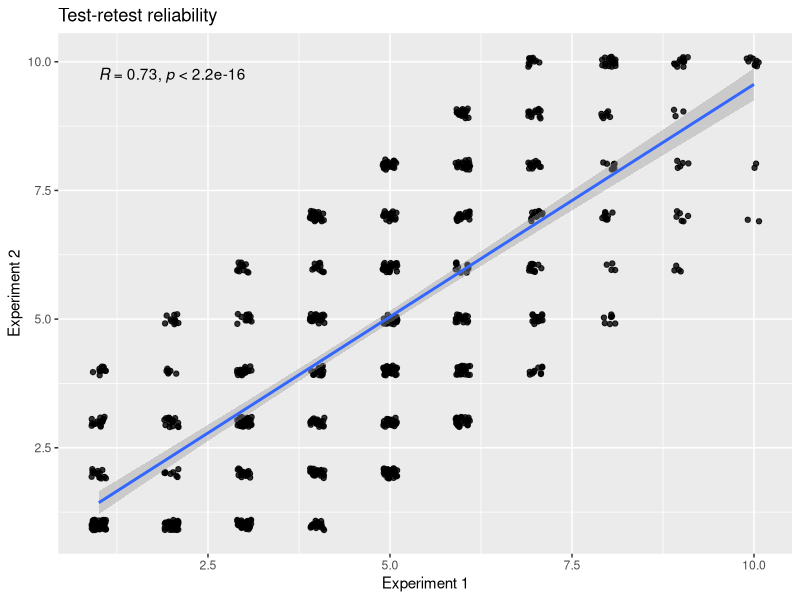
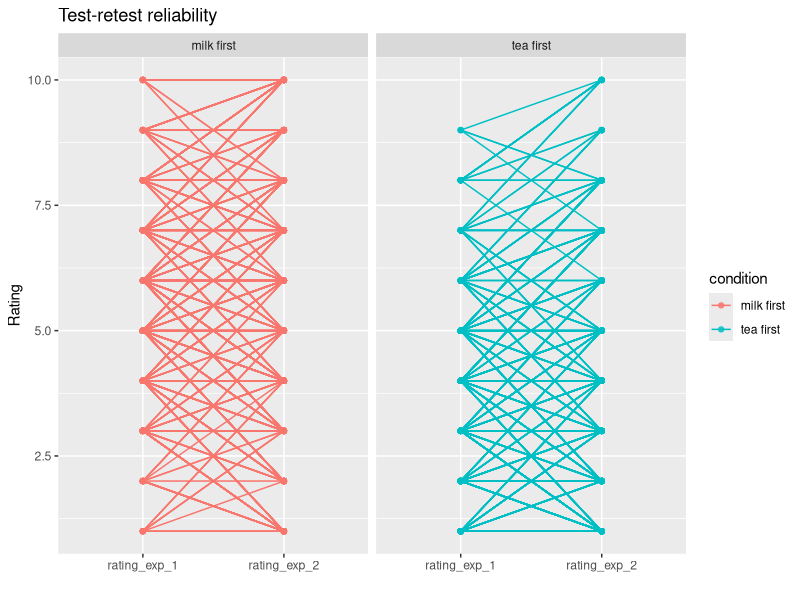

Reproduce these figures in R, in order.
## ---- chunk 1
library(tidyverse)
library(ggplot2) # plotting
library(ggpubr) # for a nice plotting function, but optional
## ---- chunk 2
set.seed(123) # good practice to set a random seed, or else different runs get you different results
## ---- chunk 3
make_tea_data <- function(n_total = 48,
                          sigma = 1.25,
                          delta = 1.5) {
  n_half <- n_total / 2
  tibble(condition = c(rep("milk first", n_half), rep("tea first", n_half)),
         rating = c(round(
           rnorm(n_half, mean = 3.5 + delta, sd = sigma)
         ),
         round(rnorm(
           n_half, mean = 3.5, sd = sigma
         )))) |>
    mutate(rating = if_else(rating > 10, 10, rating),
           # truncate if greater than max/min of rating scale
           rating = if_else(rating < 1, 1, rating)) |>
  rownames_to_column() %>% # added for this excercise
  rename(sub_num = rowname)
}
## ---- chunk 4
# YOUR CODE HERE
this_tea_data <- make_tea_data(n_total = 1000, delta = 2, sigma = 2) 

## ---- chunk 5
# YOUR CODE HERE
to_sample = -3:3
all_tea_data <- this_tea_data %>%
  rowwise() %>%
  rename(rating_exp_1 = rating) %>%
  mutate(difference = sample(to_sample,1)) %>%
  mutate(rating_exp_2 = rating_exp_1 + difference) %>%
  # make sure ratings can't go above/below limits of scale
  mutate(rating_exp_2 = if_else(rating_exp_2 > 10, 10, rating_exp_2),
           # truncate if greater than max/min of rating scale
           rating_exp_2 = if_else(rating_exp_2 < 1, 1, rating_exp_2))
## ---- chunk 6
# YOUR CODE HERE
ggplot(data=all_tea_data, aes(x=rating_exp_1, y=rating_exp_2)) +
  geom_jitter(alpha=.8, height=.1, width=.1) +
  ylab('Experiment 2') +
  xlab('Experiment 1') +
  ggtitle('Test-retest reliability') +
  geom_smooth(method='lm') +
  ggpubr::stat_cor(method='pearson')
## ---- chunk 7
cor.test(all_tea_data$rating_exp_1, all_tea_data$rating_exp_2)
## ---- chunk 8
# Make new, longer dataframe - your code here
all_tea_data_longer <- all_tea_data %>%
  select(-difference) %>%
  pivot_longer(cols = c('rating_exp_1','rating_exp_2'), names_to = "experiment", values_to='rating')
## ---- chunk 9
ggplot(all_tea_data_longer, aes(x=experiment, y=rating, col=condition)) +
  geom_point(alpha=.8) +
  geom_line(aes(group=sub_num)) +
  ylab('Rating') +
  xlab('') +
  ggtitle('Test-retest reliability') +
  facet_wrap(~condition)
## ---- chunk 10

to_sample = -8:8
simulated_data <- make_tea_data(n_total = 100, delta = 2, sigma = 5) %>%
  rowwise() %>%
  rename(rating_exp_1 = rating) %>%
  mutate(difference_between_experiments = sample(to_sample,1)) %>%
  mutate(rating_exp_2 = rating_exp_1 + difference_between_experiments) %>%
  # make sure ratings can't go above/below limits of scale
  mutate(rating_exp_2 = if_else(rating_exp_2 > 10, 10, rating_exp_2),
           # truncate if greater than max/min of rating scale
           rating_exp_2 = if_else(rating_exp_2 < 1, 1, rating_exp_2))


cor.test(simulated_data$rating_exp_1, simulated_data$rating_exp_2)
